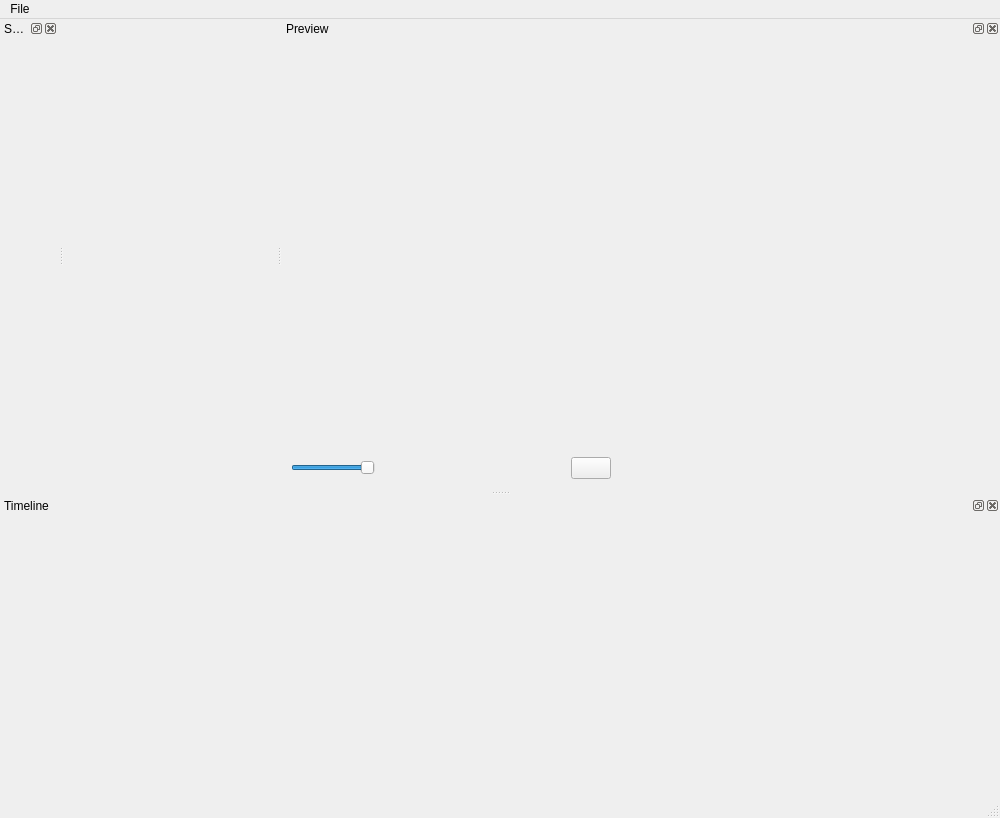
<?xml version="1.0" encoding="UTF-8"?>
<ui version="4.0">
 <class>MainWindow</class>
 <widget class="QMainWindow" name="MainWindow">
  <property name="geometry">
   <rect>
    <x>0</x>
    <y>0</y>
    <width>1000</width>
    <height>818</height>
   </rect>
  </property>
  <property name="maximumSize">
   <size>
    <width>16777215</width>
    <height>1098</height>
   </size>
  </property>
  <property name="windowTitle">
   <string>VD</string>
  </property>
  <widget class="QWidget" name="centralwidget"/>
  <widget class="QStatusBar" name="statusbar"/>
  <widget class="QDockWidget" name="dockWidget">
   <property name="sizePolicy">
    <sizepolicy hsizetype="Expanding" vsizetype="Expanding">
     <horstretch>0</horstretch>
     <verstretch>0</verstretch>
    </sizepolicy>
   </property>
   <property name="floating">
    <bool>false</bool>
   </property>
   <property name="allowedAreas">
    <set>Qt::LeftDockWidgetArea|Qt::RightDockWidgetArea|Qt::TopDockWidgetArea</set>
   </property>
   <property name="windowTitle">
    <string>Source</string>
   </property>
   <attribute name="dockWidgetArea">
    <number>1</number>
   </attribute>
   <widget class="QWidget" name="dockWidgetContents"/>
  </widget>
  <widget class="QDockWidget" name="dockWidget_3">
   <property name="sizePolicy">
    <sizepolicy hsizetype="Expanding" vsizetype="Expanding">
     <horstretch>0</horstretch>
     <verstretch>0</verstretch>
    </sizepolicy>
   </property>
   <property name="floating">
    <bool>false</bool>
   </property>
   <property name="allowedAreas">
    <set>Qt::LeftDockWidgetArea|Qt::RightDockWidgetArea|Qt::TopDockWidgetArea</set>
   </property>
   <property name="windowTitle">
    <string>Preview</string>
   </property>
   <attribute name="dockWidgetArea">
    <number>2</number>
   </attribute>
   <widget class="QWidget" name="dockWidgetContents_3">
    <layout class="QHBoxLayout" name="horizontalLayout">
     <item>
      <layout class="QVBoxLayout" name="verticalLayout">
       <item>
        <layout class="QHBoxLayout" name="horizontalLayout_2">
         <item>
          <widget class="vd::SdlRenderer" name="video" native="true">
           <property name="sizePolicy">
            <sizepolicy hsizetype="Minimum" vsizetype="Minimum">
             <horstretch>0</horstretch>
             <verstretch>0</verstretch>
            </sizepolicy>
           </property>
           <property name="minimumSize">
            <size>
             <width>700</width>
             <height>400</height>
            </size>
           </property>
           <property name="maximumSize">
            <size>
             <width>700</width>
             <height>400</height>
            </size>
           </property>
           <property name="sizeIncrement">
            <size>
             <width>2</width>
             <height>1</height>
            </size>
           </property>
           <property name="baseSize">
            <size>
             <width>640</width>
             <height>480</height>
            </size>
           </property>
          </widget>
         </item>
        </layout>
       </item>
       <item>
        <layout class="QHBoxLayout" name="horizontalLayout_3">
         <item>
          <widget class="QSlider" name="volume">
           <property name="sizePolicy">
            <sizepolicy hsizetype="Fixed" vsizetype="Fixed">
             <horstretch>0</horstretch>
             <verstretch>0</verstretch>
            </sizepolicy>
           </property>
           <property name="minimumSize">
            <size>
             <width>30</width>
             <height>0</height>
            </size>
           </property>
           <property name="maximum">
            <number>100</number>
           </property>
           <property name="pageStep">
            <number>20</number>
           </property>
           <property name="value">
            <number>100</number>
           </property>
           <property name="orientation">
            <enum>Qt::Horizontal</enum>
           </property>
          </widget>
         </item>
         <item>
          <spacer name="horizontalSpacer">
           <property name="orientation">
            <enum>Qt::Horizontal</enum>
           </property>
           <property name="sizeHint" stdset="0">
            <size>
             <width>40</width>
             <height>20</height>
            </size>
           </property>
          </spacer>
         </item>
         <item>
          <widget class="QPushButton" name="play_btn">
           <property name="text">
            <string/>
           </property>
           <property name="icon">
            <iconset>
             <normaloff>:/icon-play.png</normaloff>:/icon-play.png</iconset>
           </property>
          </widget>
         </item>
         <item>
          <spacer name="horizontalSpacer_3">
           <property name="orientation">
            <enum>Qt::Horizontal</enum>
           </property>
           <property name="sizeHint" stdset="0">
            <size>
             <width>40</width>
             <height>20</height>
            </size>
           </property>
          </spacer>
         </item>
         <item>
          <spacer name="horizontalSpacer_2">
           <property name="orientation">
            <enum>Qt::Horizontal</enum>
           </property>
           <property name="sizeHint" stdset="0">
            <size>
             <width>40</width>
             <height>20</height>
            </size>
           </property>
          </spacer>
         </item>
        </layout>
       </item>
      </layout>
     </item>
    </layout>
   </widget>
  </widget>
  <widget class="QDockWidget" name="dockWidget_2">
   <property name="sizePolicy">
    <sizepolicy hsizetype="Expanding" vsizetype="Expanding">
     <horstretch>0</horstretch>
     <verstretch>0</verstretch>
    </sizepolicy>
   </property>
   <property name="minimumSize">
    <size>
     <width>80</width>
     <height>300</height>
    </size>
   </property>
   <property name="acceptDrops">
    <bool>true</bool>
   </property>
   <property name="floating">
    <bool>false</bool>
   </property>
   <property name="allowedAreas">
    <set>Qt::BottomDockWidgetArea|Qt::TopDockWidgetArea</set>
   </property>
   <property name="windowTitle">
    <string>Timeline</string>
   </property>
   <attribute name="dockWidgetArea">
    <number>8</number>
   </attribute>
   <widget class="QWidget" name="dockWidgetContents_2">
    <widget class="QWidget" name="verticalLayoutWidget">
     <property name="geometry">
      <rect>
       <x>0</x>
       <y>0</y>
       <width>991</width>
       <height>371</height>
      </rect>
     </property>
     <layout class="QVBoxLayout" name="verticalLayout_2">
      <item>
       <widget class="vd::TimeLineWidget" name="timeline" native="true">
        <property name="sizePolicy">
         <sizepolicy hsizetype="Expanding" vsizetype="Expanding">
          <horstretch>0</horstretch>
          <verstretch>0</verstretch>
         </sizepolicy>
        </property>
        <property name="minimumSize">
         <size>
          <width>640</width>
          <height>220</height>
         </size>
        </property>
        <property name="sizeIncrement">
         <size>
          <width>0</width>
          <height>0</height>
         </size>
        </property>
        <property name="mouseTracking">
         <bool>true</bool>
        </property>
        <property name="acceptDrops">
         <bool>true</bool>
        </property>
       </widget>
      </item>
     </layout>
    </widget>
   </widget>
  </widget>
  <widget class="QMenuBar" name="menubar">
   <property name="geometry">
    <rect>
     <x>0</x>
     <y>0</y>
     <width>1000</width>
     <height>21</height>
    </rect>
   </property>
   <widget class="QMenu" name="menuFile">
    <property name="title">
     <string>File</string>
    </property>
   </widget>
   <addaction name="menuFile"/>
  </widget>
  <action name="actionOpen">
   <property name="text">
    <string>Open</string>
   </property>
  </action>
  <action name="actionSave">
   <property name="text">
    <string>Save</string>
   </property>
  </action>
  <action name="actionSave_As">
   <property name="text">
    <string>Save As</string>
   </property>
  </action>
  <action name="actionClose">
   <property name="text">
    <string>Close</string>
   </property>
  </action>
  <action name="actionExit">
   <property name="text">
    <string>Exit</string>
   </property>
  </action>
 </widget>
 <customwidgets>
  <customwidget>
   <class>vd::SdlRenderer</class>
   <extends>QWidget</extends>
   <header location="global">vd/sdl.hpp</header>
   <container>1</container>
  </customwidget>
  <customwidget>
   <class>vd::TimeLineWidget</class>
   <extends>QWidget</extends>
   <header location="global">vd/timeline.hpp</header>
   <container>1</container>
  </customwidget>
 </customwidgets>
 <resources/>
 <connections/>
</ui>
